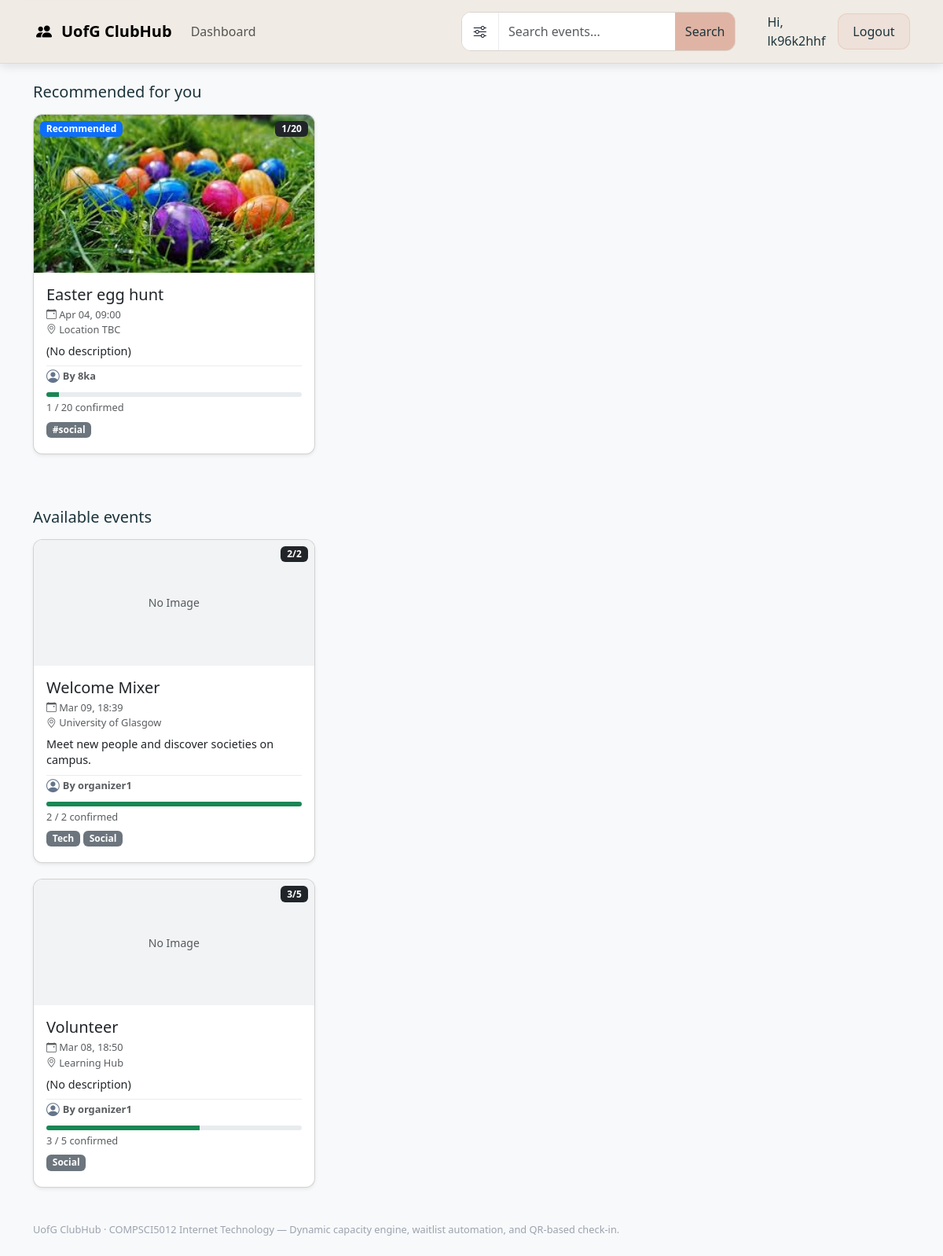
/ (signed in), run on the app's committed database.
### events/models.py (models this page shows, shortened)
class Event(models.Model):
    organizer = models.ForeignKey(
        "accounts.OrganizerProfile", on_delete=models.CASCADE, related_name="events"
    )
    title = models.CharField(max_length=200)
    description = models.TextField(blank=True)
    cover_image = models.ImageField(upload_to="event_covers/",blank=True,null=True)
    start_at = models.DateTimeField()
    capacity = models.PositiveIntegerField()
    location_name = models.CharField(max_length=200, blank=True)
    latitude = models.DecimalField(max_digits=9, decimal_places=6, null=True, blank=True)
    longitude = models.DecimalField(max_digits=9, decimal_places=6, null=True, blank=True)
    tags = models.ManyToManyField(Tag, blank=True, related_name="events")
    created_at = models.DateTimeField(auto_now_add=True)
    class Meta:
        ordering = ["start_at", "id"]

class Tag(models.Model):
    name = models.CharField(max_length=50, unique=True)

### accounts/models.py (models this page shows, shortened)
class OrganizerProfile(models.Model):
    user = models.OneToOneField(
        settings.AUTH_USER_MODEL,
        on_delete=models.CASCADE,
        related_name="organizer_profile",
    )

### events/views.py (the view, shortened to what this page needs)
# urls.py: path("", views.event_list, name="event_list"),
def event_list(request):
    qs = (
        Event.objects.all()
        .select_related("organizer__user")
        .prefetch_related("tags")
        .annotate(
            confirmed_count=Count(
                "tickets", filter=Q(tickets__status=Ticket.Status.CONFIRMED)
            )
        )
    )
    q = (request.GET.get("q") or "").strip()
    tag = (request.GET.get("tag") or "").strip()
    start = (request.GET.get("start") or "").strip()
    end = (request.GET.get("end") or "").strip()
    favorite_only = request.GET.get("favorite") == "1"
    favorite_event_ids = set()
    student = None
    if request.user.is_authenticated and is_student(request.user):
        student = get_student_profile(request.user)
        favorite_event_ids = set(
            student.favorite_events.values_list("id", flat=True)
        )
    if q:
        qs = qs.filter(Q(title__icontains=q) | Q(description__icontains=q))
    if tag:
        qs = qs.filter(tags__name__iexact=tag)
    start_dt = _parse_filter_datetime(start, is_end=False)
    if start_dt:
        qs = qs.filter(start_at__gte=start_dt)
    end_dt = _parse_filter_datetime(end, is_end=True)
    if end_dt:
        qs = qs.filter(start_at__lte=end_dt)
    if favorite_only:
        if favorite_event_ids:
            qs = qs.filter(id__in=favorite_event_ids)
        else:
            qs = qs.none()
    tags = Tag.objects.order_by("name")
    events = list(qs.distinct())
    recommended_events = []
    if student:
        recommended_events = _get_recommended_events(student, events, limit=6)
    recommended_ids = {e.id for e in recommended_events}
    all_events = [e for e in events if e.id not in recommended_ids]
    return render(
        request,
        "events/event_list.html",
        {
            "events": all_events,
            "recommended_events": recommended_events,
            "tags": tags,
            "q": q,
            "tag": tag,
            "start": start,
            "end": end,
            "favorite_only": favorite_only,
            "favorite_event_ids": favorite_event_ids,
        },
    )

### templates/events/event_list.html (shortened to what this page needs)
{% extends "base.html" %}
{% block nav_search %}
  <div class="navbar-search-shell mx-lg-3 my-3 my-lg-0 flex-grow-1">
    <form method="get" class="navbar-search-form" id="navbar-event-search" aria-label="Search and filter events">
      <div class="navbar-search-wrap">
        <button
          class="btn navbar-search-trigger"
          type="button"
          id="toolbar-toggle"
          aria-expanded="{% if tag or favorite_only or start or end %}true{% else %}false{% endif %}"
          aria-controls="toolbar-filter-panel"
          aria-label="Open filters"
        >
          <i class="bi bi-sliders" aria-hidden="true"></i>
        </button>
        <input
          class="form-control navbar-search-input"
          type="text"
          id="q"
          name="q"
          value="{{ q }}"
          placeholder="Search events..."
          autocomplete="off"
        >
        <button class="btn btn-primary navbar-search-submit" type="submit">
          Search
        </button>
      </div>
    </form>
  </div>
{% endblock %}
{% block content %}
  {% if events %}
    {% if recommended_events %}
      <section class="event-section mb-5">
        <div class="section-header mb-3">
          <h2 class="h5 mb-1">Recommended for you</h2>
        </div>
        <div class="masonry-grid">
          {% for e in recommended_events %}
            <div
              class="masonry-item event-card"
              data-title="{{ e.title|lower }}"
              data-description="{{ e.description|default:''|lower }}"
              data-location="{% if e.location_name %}{{ e.location_name|lower }}{% endif %}"
              data-tags="{% for t in e.tags.all %}{{ t.name|lower }} {% endfor %}"
              data-start="{{ e.start_at|date:'c' }}"
              data-favorited="{% if user.is_authenticated and e.id in favorite_event_ids %}1{% else %}0{% endif %}"
              data-organizer="{{ e.organizer.user.username|lower }}"
            >
              {% include "events/_event_card.html" with is_recommended=True %}
            </div>
          {% endfor %}
        </div>
      </section>
    {% endif %}
    <div class="mb-3">
      <h2 class="h5 mb-0">Available events</h2>
    </div>
    <div class="masonry-grid">
      {% for e in events %}
        <div
          class="masonry-item event-card"
          data-title="{{ e.title|lower }}"
          data-description="{{ e.description|default:''|lower }}"
          data-location="{% if e.location_name %}{{ e.location_name|lower }}{% endif %}"
          data-tags="{% for t in e.tags.all %}{{ t.name|lower }} {% endfor %}"
          data-start="{{ e.start_at|date:'c' }}"
          data-favorited="{% if user.is_authenticated and e.id in favorite_event_ids %}1{% else %}0{% endif %}"
          data-organizer="{{ e.organizer.user.username|lower }}"
        >
          {% include "events/_event_card.html" with is_recommended=False %}
        </div>
      {% endfor %}
    </div>
  {% endif %}
{% endblock %}

### templates/base.html (shortened to what this page needs)
{% load static %}
{% load roles %}
<!doctype html>
<html lang="en">
  <head>
    <link href="https://cdn.jsdelivr.net/npm/bootstrap@5.3.3/dist/css/bootstrap.min.css" rel="stylesheet">
    <link href="https://cdn.jsdelivr.net/npm/bootstrap-icons@1.11.3/font/bootstrap-icons.css" rel="stylesheet">
    <link href="{% static 'clubhub/app.css' %}" rel="stylesheet">
  </head>
  <body
    class="bg-body-tertiary"
    data-favorite="{{ favorite_only|default:0|yesno:'1,0' }}"
  >
    <header class="site-header sticky-top">
      <nav class="navbar navbar-expand-lg site-navbar">
        <div class="container">
          <a class="navbar-brand fw-semibold d-flex align-items-center gap-2" href="{% url 'event_list' %}">
            <span class="brand-icon rounded-circle d-inline-flex align-items-center justify-content-center" style="width: 28px; height: 28px;">
              <i class="bi bi-people-fill" aria-hidden="true"></i>
            </span>
            <span>UofG ClubHub</span>
          </a>
          <div class="collapse navbar-collapse" id="nav">
            <div class="nav-primary-shell me-lg-3 mb-2 mb-lg-0">
              <ul class="navbar-nav nav-primary-list">
                {% if user.is_authenticated and user|user_is_student %}
                  <li class="nav-item">
                    <a class="nav-link" href="{% url 'student_dashboard' %}">Dashboard</a>
                  </li>
                {% endif %}
              </ul>
            </div>
            {% block nav_search %}{% endblock %}
            <ul class="navbar-nav ms-lg-3 ms-auto align-items-lg-center">
              {% if user.is_authenticated %}
                <li class="nav-item d-flex align-items-center">
                  <span class="nav-link nav-user-greeting pe-lg-2">Hi, {{ user.username }}</span>
                </li>
                <li class="nav-item">
                  <div class="nav-auth-chip d-flex align-items-center">
                    <a class="nav-link nav-auth-link" href="{% url 'logout' %}">Logout</a>
                  </div>
                </li>
              {% endif %}
            </ul>
          </div>
        </div>
      </nav>
    </header>
    <main id="main-content" class="container py-4" tabindex="-1">
      {% block content %}{% endblock %}
    </main>
    <footer class="container pb-4">
      <p class="site-footer mb-0">
        UofG ClubHub · COMPSCI5012 Internet Technology — Dynamic capacity engine, waitlist automation, and QR-based check-in.
      </p>
    </footer>
  </body>
</html>

### templates/events/_event_card.html (shortened to what this page needs)
<div class="card shadow-sm h-100 position-relative">
  {% if is_recommended %}
    <span class="badge bg-primary position-absolute top-0 start-0 m-2">
      Recommended
    </span>
  {% endif %}
  <span class="badge bg-dark position-absolute top-0 end-0 m-2">
    {{ e.confirmed_count }}/{{ e.capacity }}
  </span>
  {% if is_recommended %}<a class="text-decoration-none" href="{% url 'event_detail' e.id %}">{% endif %}
    {% if e.cover_image %}
      <img src="{{ e.cover_image.url }}" class="card-img-top event-cover" alt="{{ e.title }}">
    {% else %}
      <div class="event-cover-placeholder d-flex align-items-center justify-content-center">
        <span class="text-muted small">No Image</span>
      </div>
    {% endif %}
  {% if is_recommended %}</a>{% endif %}
  <div class="card-body">
    <h5 class="card-title mb-1">
      <a href="{% url 'event_detail' e.id %}" class="text-decoration-none text-dark">
        {{ e.title }}
      </a>
    </h5>
    <div class="text-muted small mb-2">
      <div>
        <i class="bi bi-calendar-event" aria-hidden="true"></i>
        {{ e.start_at|date:"M d, H:i" }}
      </div>
      <div>
        <i class="bi bi-geo-alt" aria-hidden="true"></i>
        {% if e.location_name %}{{ e.location_name }}{% else %}Location TBC{% endif %}
      </div>
    </div>
    <p class="card-text event-desc mb-2">
      {{ e.description|default:"(No description)"|truncatechars:140 }}
    </p>
    <div class="event-organizer text-muted small mb-2">
      <i class="bi bi-person-circle" aria-hidden="true"></i>
      <span class="ms-1">By {{ e.organizer.user.username }}</span>
    </div>
    {% with used=e.confirmed_count total=e.capacity %}
      {% if total %}
        {% widthratio used total 100 as pct %}
        <div class="progress event-progress mb-1">
          <div
            class="progress-bar {% if pct >= 80 %}bg-danger{% elif pct >= 50 %}bg-warning{% else %}bg-success{% endif %}"
            style="width: {{ pct }}%;"
            role="progressbar"
            aria-valuenow="{{ pct }}"
            aria-valuemin="0"
            aria-valuemax="100"
            aria-label="Capacity: {{ e.confirmed_count }} of {{ e.capacity }} places filled"
          ></div>
        </div>
      {% endif %}
    {% endwith %}
    <div class="small text-muted mb-2">
      {{ e.confirmed_count }} / {{ e.capacity }} confirmed
    </div>
    <div class="event-tags mt-2">
      {% for t in e.tags.all %}
        <span class="badge bg-secondary me-1 mb-1">{{ t.name }}</span>
      {% empty %}
        <span class="badge text-bg-light text-muted">No tags</span>
      {% endfor %}
    </div>
  </div>
</div>

### data on the page
Event: confirmed_count "1", capacity "20", cover_image (picture), title "Easter egg hunt", start_at "Apr 04, 09:00", location_name "Location TBC", description "(No description)", organizer.user.username "8ka"
Tag: name "#social"
Event: confirmed_count "2", capacity "2", shows "No Image", title "Welcome Mixer", start_at "Mar 09, 18:39", location_name "University of Glasgow", description "Meet new people and discover societies on campus.", organizer.user.username "organizer1"
Tag: name "Tech"
Tag: name "Social"
Event: confirmed_count "3", capacity "5", shows "No Image", title "Volunteer", start_at "Mar 08, 18:50", location_name "Learning Hub", description "(No description)", organizer.user.username "organizer1"

### other printed values
{{ user.username }} "lk96k2hhf"
